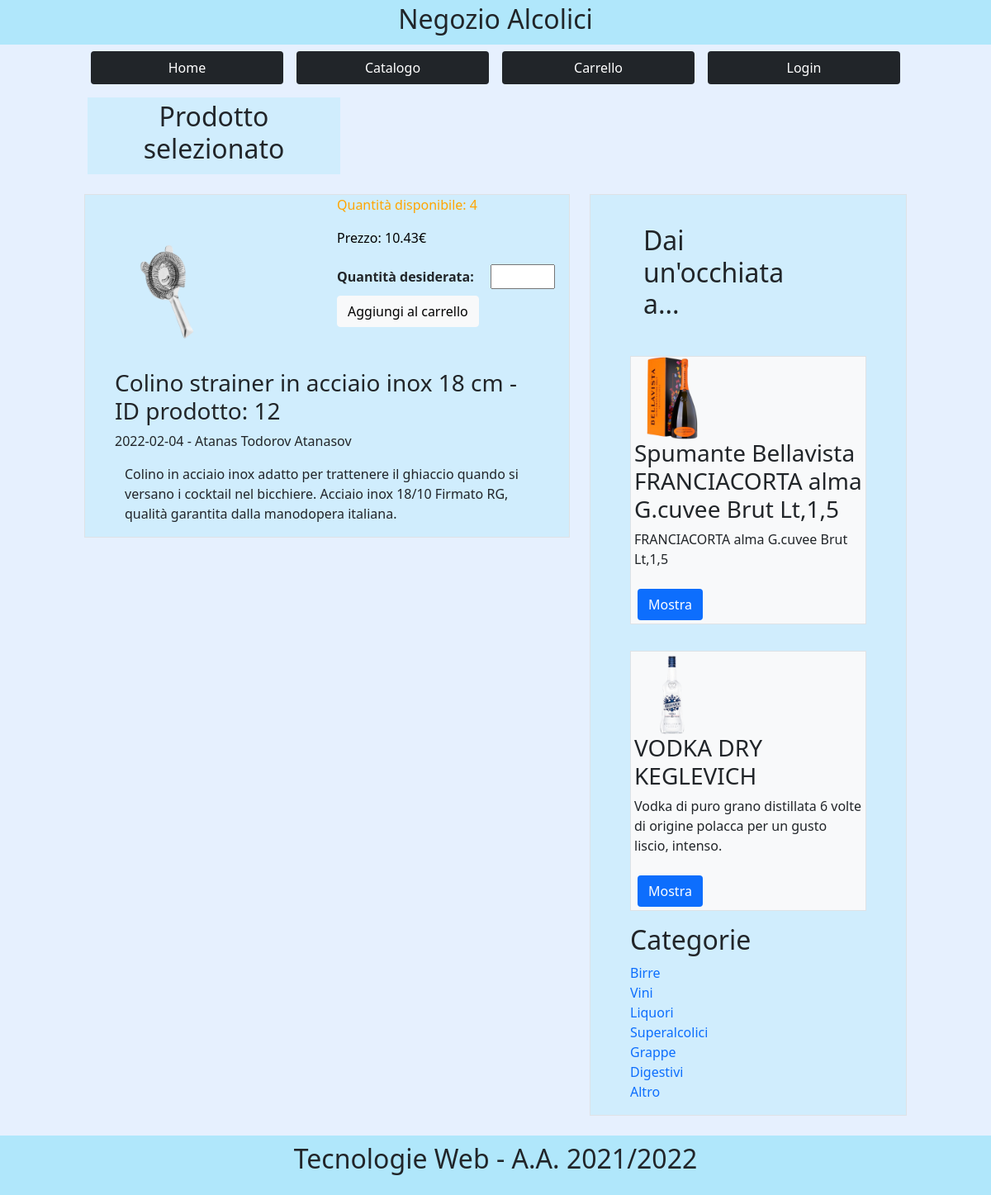
Screenshot of /prodotto.php?id=12 with the database file from the repository.
### tables this page shows
CREATE TABLE `prodotto` (
  `ID` int(11) NOT NULL,
  `ID_venditore` int(11) NOT NULL,
  `nome` varchar(100) NOT NULL,
  `nomeImmagine` varchar(30) NOT NULL,
  `quantitàDisponibile` int(11) NOT NULL,
  `tipoDisponibilità` enum('Immediata','5 giorni','10 giorni','1 mese') NOT NULL,
  `prezzoUnitario` float NOT NULL,
  `testoBreve` varchar(100) NOT NULL,
  `testoMedio` varchar(1000) NOT NULL,
  `testoLungo` varchar(2500) NOT NULL,
  `dataInserimento` date NOT NULL,
  `ID_categoria` int(11) NOT NULL
);

CREATE TABLE `venditore` (
  `ID` int(11) NOT NULL,
  `nome` varchar(20) NOT NULL,
  `cognome` varchar(20) NOT NULL,
  `dataNascita` date NOT NULL,
  `email` varchar(50) NOT NULL,
  `password` varchar(255) NOT NULL
);

CREATE TABLE `categoria` (
  `ID` int(11) NOT NULL,
  `nome` varchar(20) NOT NULL
);

### prodotto.php (called while the page is built)
<?php
require_once 'bootstrap.php';
$templateParams["titolo"] = "Prodotto - Negozio Alcolici";
$templateParams["nome"] = "singolo-prodotto.php";
$templateParams["categorie"] = $dbh->getCategories();
$templateParams["prodottiCasuali"] = $dbh->getRandomProducts(2);
$templateParams["titolo_pagina"] = "Prodotto selezionato";
$idProdotto = -1;
if(isset($_GET["id"])){
    $idProdotto = $_GET["id"];
}
$templateParams["prodotto"] = $dbh->getProductByID($idProdotto);
require 'template/singolo-prodotto.php';
?>

### utils/functions.php (called while the page is built, shortened)
<?php
function isUserLoggedIn(){
    return !empty($_SESSION['email']);
}
function buttonText() {
    if($_SESSION["rank"] == "venditore") {
        return "Amministrazione";
    }
    else return "Carrello";
}
function buttonLink() {
    if($_SESSION["rank"] == "venditore") {
        return "amministrazione.php";
    }
    else return "carrello.php";
}
function buttonLoginText() {
    return isUserLoggedIn() ? "Profilo" : "Login";
}
function buttonLoginLink() {
    return isUserLoggedIn() ? "profilo.php" : "login.php";
}
?>

### db/database.php (called while the page is built, shortened)
<?php
    class DatabaseHelper {
        private $db;
        public function __construct($servername, $username, $password, $dbname, $port){
            $this->db = new mysqli($servername, $username, $password, $dbname, $port);
        }
        public function getRandomProducts($n) {
            $stmt = $this->db->prepare("SELECT nomeImmagine, nome, testoBreve, ID
                                        FROM prodotto
                                        ORDER BY RAND()
                                        LIMIT ?");
            $stmt->bind_param("i", $n);
            $stmt->execute();
            $result = $stmt->get_result();
            return $result->fetch_all(MYSQLI_ASSOC);
        }
        public function getCategories() {
            $stmt = $this->db->prepare("SELECT ID, nome
                                        FROM categoria");
            $stmt->execute();
            $result = $stmt->get_result();
            return $result->fetch_all(MYSQLI_ASSOC);
        }
        public function getProductByID($idProdotto) {
            $stmt = $this->db->prepare("SELECT prodotto.ID as IDprodotto, prodotto.nome as nomeProdotto, nomeImmagine, testoLungo, dataInserimento, venditore.ID as IDvenditore, venditore.nome as nomeVenditore, venditore.cognome as cognomeVenditore, quantitàDisponibile, prezzoUnitario
                                        FROM prodotto, venditore
                                        WHERE venditore.ID = prodotto.ID_venditore
                                        AND prodotto.ID = ?");
            $stmt->bind_param('i',$idProdotto);
            $stmt->execute();
            $result = $stmt->get_result();
            return $result->fetch_all(MYSQLI_ASSOC);
        }
    }
?>

### bootstrap.php (called while the page is built, shortened)
<?php
    require_once("db/database.php");
    require_once("utils/functions.php");
    $dbh = new DatabaseHelper("localhost", "root", "", "negozio_alcolici_tw", 3306);
?>

### template/singolo-prodotto.php (the view, shortened to what this page needs)
<!DOCTYPE html>
<html lang="it">
<head>
    <link href="https://cdn.jsdelivr.net/npm/bootstrap@5.1.3/dist/css/bootstrap.min.css" rel="stylesheet">
    <link rel="stylesheet" href="./css/style.css">
</head>
<body class="bg-primary bg-opacity-10">
<div class="container-fluid p-0 overflow-hidden">
    <div class="row">
        <div class="col-12">
            <header class="py-1 text-dark bg-info bg-opacity-25">
                <h1 class="text-center">Negozio Alcolici</h1>
            </header>
        </div>
    </div>
    <div class="row">
        <div class="col-md-1"></div>
        <div class="col-12 col-md-10">
            <ul class="nav nav-pills">
                <li class="nav-item col-6 col-md-3">
                    <a class="nav-link mt-2 mx-2 text-center text-white bg-dark" href="index.php">Home</a>
                </li>
                <li class="nav-item col-6 col-md-3">
                    <a class="nav-link mt-2 mx-2 text-center text-white bg-dark" href="catalogo.php">Catalogo</a>
                </li>
                <li class="nav-item col-6 col-md-3">
                    <a class="nav-link mt-2 mx-2 text-center text-white bg-dark" href="<?php echo buttonLink();?>"><?php echo buttonText();?></a>
                </li>
                <li class="nav-item col-6 col-md-3">
                    <a class="nav-link mt-2 mx-2 text-center text-white bg-dark" href="<?php echo buttonLoginLink();?>"><?php echo buttonLoginText();?></a>
                </li>
            </ul>
        </div>
        <div class="col-md-1"></div>
    </div>
        <div class="row">
            <div class="col-md-1"></div>
            <div class="col-12 col-md-3 mx-3 mt-3 py-1 text-dark bg-info bg-opacity-10">
                    <h2 class="text-center"><?php echo $templateParams["titolo_pagina"]?></h2>
            </div>
        </div>
        <div class="row">
            <div class="col-md-1"></div>
            <?php foreach($templateParams["prodotto"] as $prodotto):?>
                <div class="col-12 col-md-6">
                    <article class="bg-info bg-opacity-10 border mt-4 mb-4">
                        <header>
                            <div class="row">
                                <div class="col-6 col-md-6">
                                    <img id="img-prodotto" class="img-fluid" src="<?php echo UPLOAD_DIR.$prodotto["nomeImmagine"];?>" alt="Immagine prodotto"/>
                                </div>
                                <div class="col-6 col-md-6">
                                    <div class="row">
                                        <p id="quantita">Quantità disponibile: <?php echo $prodotto["quantitàDisponibile"];?></p>
                                    </div>
                                    <div class="row">
                                        <p id="prezzo" class="text-black">Prezzo: <?php echo $prodotto["prezzoUnitario"];?>€</p>
                                    </div>
                                    <div class="row">
                                        <form action="carrello.php" method="GET">
                                            <label for="quantità">Quantità desiderata:</label>
                                            <input class="my-1 mx-3" type="number" id="quantità" name="quantità" min="1" max="<?php echo $prodotto["quantitàDisponibile"];?>" required>
                                            <input id="aggiunta" type="submit" class="btn btn-light my-1 <?php if($prodotto["quantitàDisponibile"] == 0) echo "disabled";?>" value="Aggiungi al carrello"/>
                                        </form>
                                        </div>
                                    </div>
                                </div>
                            <div class="row">
                                <h3 id="titleid" class="px-5"><?php echo $prodotto["nomeProdotto"];?> - ID prodotto: <?php echo $prodotto["IDprodotto"];?></h3>
                                <p class="px-5"><?php echo $prodotto["dataInserimento"];?> - <?php echo $prodotto["cognomeVenditore"];?> <?php echo $prodotto["nomeVenditore"];?></p>
                            </div>
                        </header>
                        <section class="px-5">
                            <p><?php echo $prodotto["testoLungo"];?></p>
                        </section>
                    </article>
                </div>
            <?php endforeach;?>
            <div class="col-12 col-md-4">
            <aside class="bg-info bg-opacity-10 border mt-4 px-5 py-3">
                <section>
                    <div class="row">
                        <div class="col-7 col-md-7 mx-3 my-3 py-1 text-dark">
                                <h2>Dai un'occhiata a...</h2>
                        </div>
                    </div>
                    <ul class="nav flex-column">
                    <?php foreach($templateParams["prodottiCasuali"] as $prodottoCasuale):?>
                        <li class="nav-item border bg-light my-3">
                            <img src="<?php echo UPLOAD_DIR.$prodottoCasuale["nomeImmagine"];?>" alt="Immagine prodotto"/>
                            <h3 class="mx-1"><?php echo $prodottoCasuale["nome"];?></h3>
                            <p class="mx-1"><?php echo $prodottoCasuale["testoBreve"];?></p>
                            <a class="btn btn-link mt-2 mx-2 my-1 text-center text-white bg-primary" href="prodotto.php?id=<?php echo $prodottoCasuale["ID"];?>">Mostra</a>
                        </li>
                        <?php endforeach;?>
                    </ul>
                </section>
                <section>
                    <h2>Categorie</h2>
                    <ul class="nav flex-column">
                        <?php foreach($templateParams["categorie"] as $categoria):?>
                            <li class="nav-item"><a href="prodotti-categoria.php?id=<?php echo $categoria["ID"];?>"><?php echo $categoria["nome"];?></a></li>
                        <?php endforeach; ?>
                    </ul>
                </section>
            </aside>
            </div>
            <div class="col-md-1"></div>
        </div>
        <div class="row">
            <div class="col-12">
                    <footer class="mt-4 py-1 text-dark bg-info bg-opacity-25">
                        <p class="text-center">Tecnologie Web - A.A. 2021/2022</p>
                    </footer>
            </div>
        </div>
</div>
</body>
</html>

### css/style.css (style rules this page uses)
header > h1, footer > p { font-size: xx-large; }
article > header > img, aside > section > ul > li > img { max-height: 100px; }
a:not(#annulla, #leggiNotifica-0, #leggiNotifica-1):hover { background-color: darkblue !important; color: darkcyan !important; }
a { text-decoration: none !important; }
img#img-prodotto { border-radius: 8px; max-width: 75%; height: auto; }
form > ul, div > ul { list-style-type: none; margin: 0; padding: 0; }
label:first-child, fieldset > label, li#stato-prodotto { font-weight: bolder; }

### rows the page displays
prodotto: nomeImmagine (picture), quantitàDisponibile "4", quantitàDisponibile "Aggiungi al carrello", nome "Colino strainer in acciaio inox 18 cm", ID "12", dataInserimento "2022-02-04", ID_venditore.cognome "Atanas Todorov", ID_venditore.nome "Atanasov", testoLungo "Colino in acciaio inox adatto per trattenere il ghiaccio quando si versano i cocktail nel bicchiere. Acciaio inox 18/10 Firmato RG, qualità garantita dalla manodopera italiana."
prodotto: nomeImmagine (picture), nome "Spumante Bellavista FRANCIACORTA alma G.cuvee Brut Lt,1,5", testoBreve "FRANCIACORTA alma G.cuvee Brut Lt,1,5"
prodotto: nomeImmagine (picture), nome "VODKA DRY KEGLEVICH", testoBreve "Vodka di puro grano distillata 6 volte di origine polacca per un gusto liscio, intenso."
categoria: nome "Birre"
categoria: nome "Vini"
categoria: nome "Liquori"
categoria: nome "Superalcolici"
categoria: nome "Grappe"
categoria: nome "Digestivi"
categoria: nome "Altro"

### other values shown
buttonText() "Carrello"
buttonLoginText() "Login"
$templateParams["titolo_pagina"] "Prodotto selezionato"
